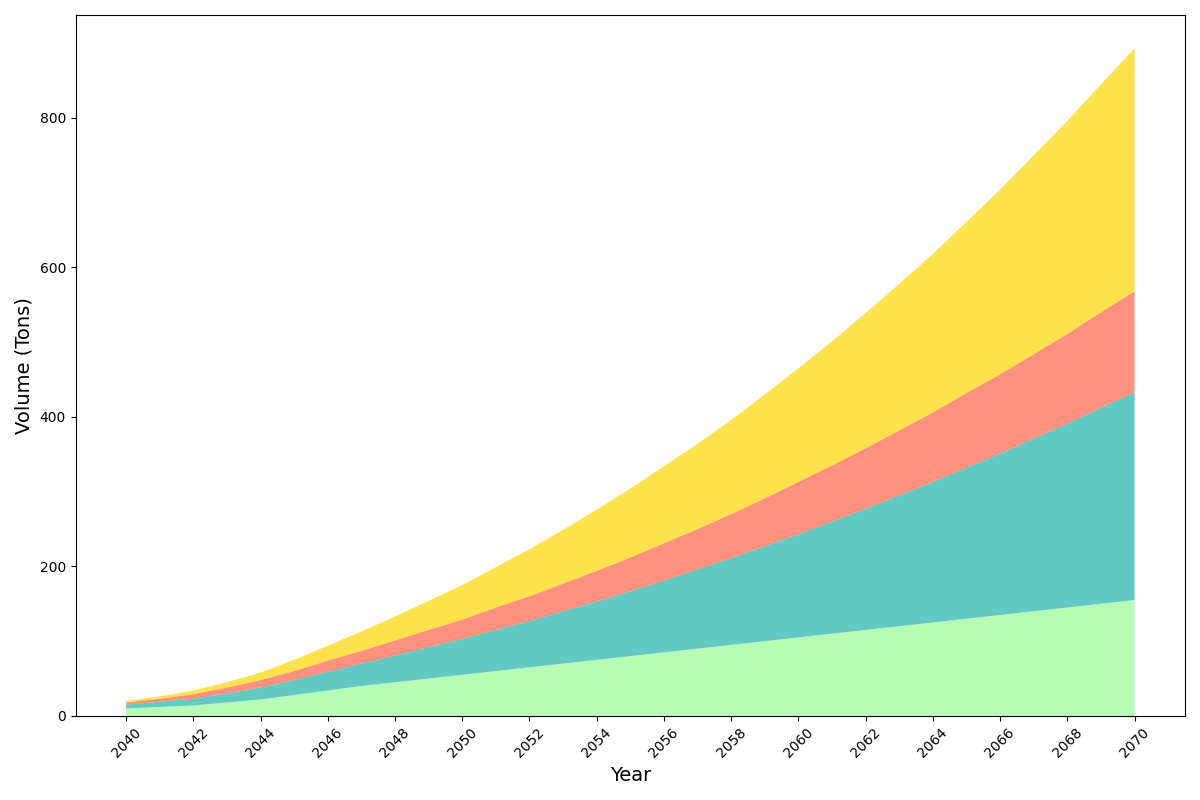

The Python source for this figure:
import matplotlib.pyplot as plt
import numpy as np

years = np.arange(2040, 2071)

tubers = np.array([10, 12, 14, 18, 22, 28, 34, 40, 45, 50, 55, 60, 65, 70, 75, 80, 85, 90, 95, 100, 105, 110, 115, 120, 125, 130, 135, 140, 145, 150, 155])
legumes = np.array([5, 7, 9, 12, 16, 20, 25, 30, 36, 42, 48, 55, 62, 70, 78, 87, 96, 106, 116, 127, 138, 150, 162, 175, 188, 202, 216, 231, 246, 262, 278])
leafy_greens = np.array([3, 4, 6, 8, 10, 12, 15, 17, 20, 23, 26, 30, 33, 37, 41, 45, 50, 54, 59, 64, 70, 75, 81, 87, 93, 100, 106, 113, 120, 128, 135])
fruits = np.array([2, 3, 5, 7, 10, 15, 20, 26, 32, 39, 46, 54, 63, 72, 82, 92, 103, 114, 126, 139, 152, 166, 181, 196, 212, 229, 247, 266, 285, 305, 325])

fig, ax = plt.subplots(figsize=(12, 8))

ax.stackplot(years, tubers, legumes, leafy_greens, fruits,
             colors=['#98FB98', '#20B2AA', '#FF6347', '#FFD700'], alpha=0.7)

ax.set_xlabel("Year", fontsize=14)
ax.set_ylabel("Volume (Tons)", fontsize=14)

ax.set_xticks(years[::2])
ax.tick_params(axis='x', rotation=45)

plt.tight_layout()
plt.show()
